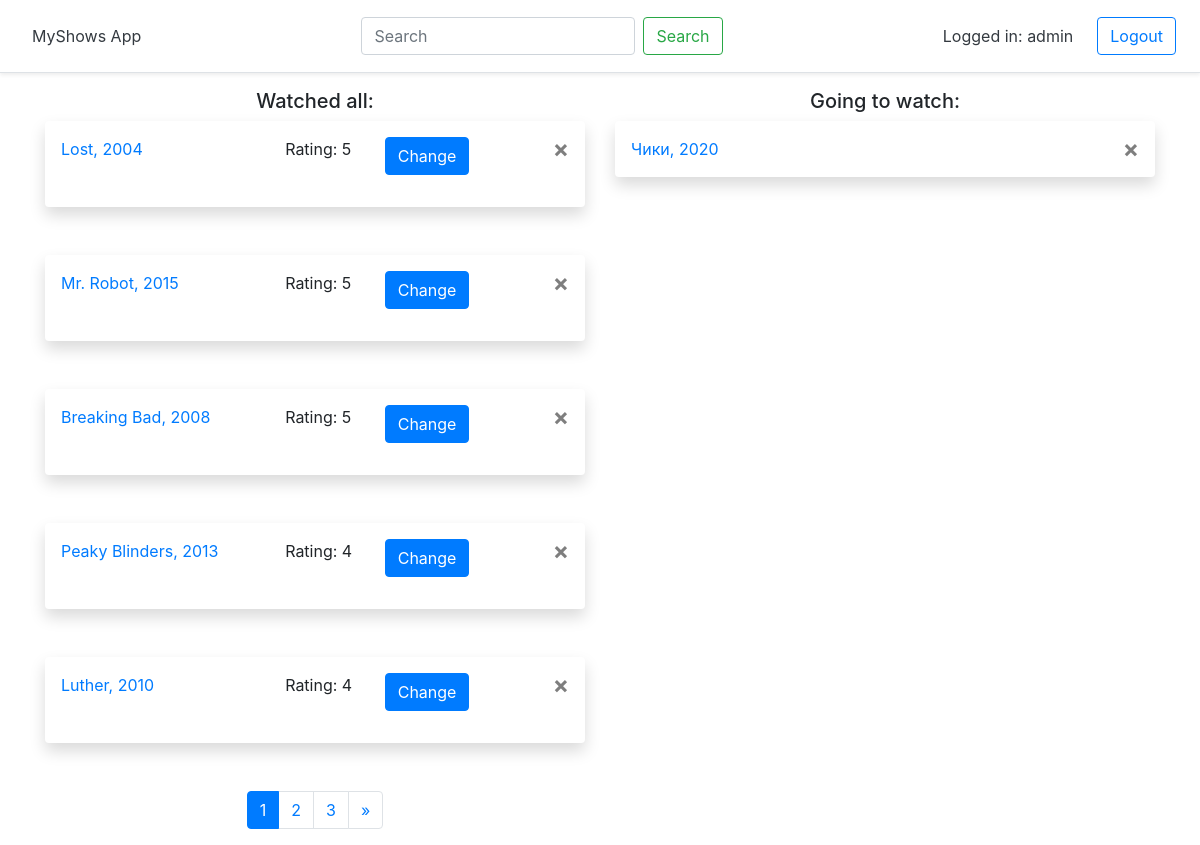
The app's page / (signed in) with its own data.
### tracker/models.py (models this page shows, shortened)
class SerialComplete(models.Model):
    user_link = models.ForeignKey(settings.AUTH_USER_MODEL, on_delete=models.CASCADE)
    myshows_id = models.PositiveSmallIntegerField(default=0)
    title_eng = models.CharField(max_length=50)
    year = models.PositiveSmallIntegerField(default=0)
    rating = models.CharField(max_length=50, default='No')

class SerialLater(models.Model):
    user_link = models.ForeignKey(settings.AUTH_USER_MODEL, on_delete=models.CASCADE)
    myshows_id = models.PositiveSmallIntegerField(default=0)
    title_eng = models.CharField(max_length=50)
    year = models.PositiveSmallIntegerField(default=0)

### tracker/views.py (the view)
# urls.py: path('', views.index , name='index'),
@login_required
def index(request):
    user = request.user
    form_rating = RatingForm()
    serial_change_id = None
    if 'del_later' in request.POST:
        myshows_id = request.POST['del_later']
        delete_seriallater(myshows_id, user.id)
    if 'del_complete' in request.POST:
        myshows_id = request.POST['del_complete']
        delete_serialcomplete(myshows_id, user.id)
    if 'set_rating' in request.POST:
         form_rating = RatingForm(request.POST)
         if form_rating.is_valid():
             myshows_id = request.POST['set_rating']
             rating = request.POST['rating']
             set_rating(myshows_id, user.id, rating)
    if 'change_rating' in request.POST:
        serial_change_id = int(request.POST['change_rating'])
    serials_later_page = pagination(
        serials=set_all_seriallater(user),
        page=request.GET.get('page1'))
    serials_complete_page = pagination(
        serials=set_all_serialcomplete(user),
        page=request.GET.get('page2'))
    context = {
        'serials_later': serials_later_page,
        'serials_complete': serials_complete_page,
        'form_rating': form_rating,
        'serial_change_id': serial_change_id
        }
    return render(request, 'tracker/index.html', context)

### tracker/forms.py
class RatingForm(ModelForm):
    class Meta:
        model = SerialComplete
        fields = ['rating']
        widgets = {'rating': Select(choices=RATING_CHOICES,
                                    attrs={'class':'custom-select custom-select-sm'})}

### tracker/services.py (called while the page is built)
def set_all_seriallater(user):
    return user.seriallater_set.all()

def set_all_serialcomplete(user):
    return user.serialcomplete_set.all()

def pagination(serials, page):
    paginator = Paginator(serials, 5)
    try:
        serials_page = paginator.page(page)
    except PageNotAnInteger:
        serials_page = paginator.page(1)
    except EmptyPage:
        serials_page = paginator.page(paginator.num_pages)
    return serials_page

### tracker/templates/tracker/index.html (shortened to what this page needs)
{% extends 'tracker/base.html' %}
{% block content %}
<div class="row">
  <div class="col-sm">
    <h5 class="text-center">Watched all:</h5>
    {% for serial in serials_complete %}
    <div class="shadow p-3 mb-5 bg-white rounded">
      <div class="row">
        <div class="col-5">
          <a href="{% url 'detail' id=serial.myshows_id %}">{{ serial.title_eng }}, {{ serial.year }}</a>
        </div>
        {% if serial_change_id == serial.myshows_id %}
        <div class="col">
          <form action="" method="post">
            {% csrf_token %}
            {{ form_rating.as_p }}
          </div>
          <div class="col">
            <button type="submit" name="set_rating" value="{{ serial.myshows_id }}" class="btn btn-primary">Save</button>
          </div>
        </form>
        {% else %}
        <div class="col">
          Rating: {{ serial.rating }}
        </div>
        <div class="col">
          <form action="" method="post">
            <button type="submit" name="change_rating" value="{{ serial.myshows_id }}" class="btn btn-primary">Change</button>
        </div>
        <div class="col">
          <form action="" method="post">
            <button type="submit" name="del_complete" value="{{ serial.myshows_id }}" class="close" aria-label="Close">
              <span class="align-text-top" aria-hidden="true"> &times; </span>
            </button>
          </form>
        </div>
          {% endif %}
      </div>
    </div>
      {% endfor %}
        {% include "tracker/pagination.html" with page=serials_complete page_num='page2'%}
  </div>
  <div class="col-sm">
    <h5 class="text-center">Going to watch:</h5>
    {% for serial in serials_later %}
    <div class="shadow p-3 mb-5 bg-white rounded">
      <div class="row">
        <div class="col">
          <a href="{% url 'detail' id=serial.myshows_id %}">{{ serial.title_eng }}, {{ serial.year }} </a>
        </div>
        <div class="col">
          <form action="" method="post">
            <button type="submit" name="del_later" value="{{ serial.myshows_id }}" class="close" aria-label="Close">
              <span class="align-text-top" aria-hidden="true"> &times; </span>
            </button>
          </form>
        </div>
      </div>
    </div>
    {% endfor %}
  </div>
</div>
{% endblock %}

### tracker/templates/tracker/base.html (shortened to what this page needs)
{% load static %}
<html lang="ru">
<head>
  <link rel="stylesheet" href="https://stackpath.bootstrapcdn.com/bootstrap/4.4.1/css/bootstrap.min.css">
</head>
<body>
  <div class="d-flex flex-column flex-md-row align-items-center p-3 px-md-4 mb-3 bg-white border-bottom shadow-sm">
    <a class="p-2 text-dark" href="{% url 'index' %}">MyShows App</a>
    <div class="mx-auto">
      <form class="form-inline my-2 my-lg-0" method="get" action="{% url 'search_list' %}">
        <input class="form-control mr-sm-2" type="search" placeholder="Search" aria-label="Search" name="search">
        <button class="btn btn-outline-success my-2 my-sm-0" type="submit">Search</button>
      </form>
    </div>
    {% if user.is_authenticated %}
    <nav class="my-2 my-md-0 mr-md-3">
      <a class="p-2 text-dark">Logged in: {{ user.username }}</a>
    </nav>
      <a class="btn btn-outline-primary" href="{% url 'logout' %}?next={{request.path}}">Logout</a>
    {% else %}
      <a class="btn btn-outline-primary" href="{% url 'login' %}">Login / Registration</a>
    {% endif %}
  </div>
  <div class="container">
  {% block content %}
  {% endblock %}
  </div>
</body>
</html>

### records on screen
SerialComplete: title_eng "Lost", year "2004", rating "5", {{ serial.myshows_id }} 8 (drawn)
SerialComplete: title_eng "Mr. Robot", year "2015", rating "5", {{ serial.myshows_id }} 42735 (drawn)
SerialComplete: title_eng "Breaking Bad", year "2008", rating "5", {{ serial.myshows_id }} 187 (drawn)
SerialComplete: title_eng "Peaky Blinders", year "2013", rating "4", {{ serial.myshows_id }} 33416 (drawn)
SerialComplete: title_eng "Luther", year "2010", rating "4", {{ serial.myshows_id }} 5456 (drawn)
SerialLater: title_eng "Чики", year "2020", {{ serial.myshows_id }} 66047 (drawn)

### other values on screen
{{ user.username }} "admin"
{{ num }} "1"
{{ num }} "2" "3"
